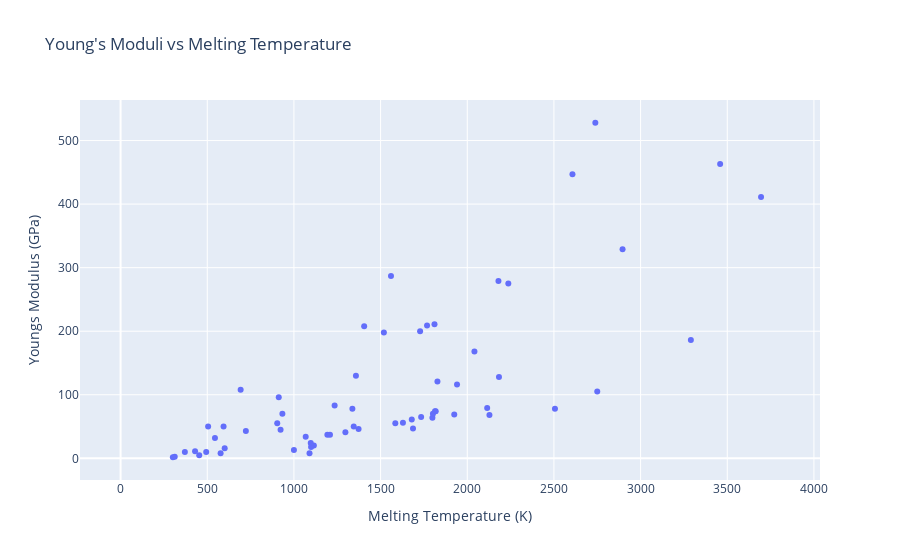

Source (notebook cell):
### Markdown cell above
### 3. Plotting

Finally, we are going to plot the values for the properties in the lists we just created. For this tutorial we will make two scatter plots:

-  Young's Modulus vs Melting Temperature
-  Coefficient of Linear Thermal Expansion vs Melting Temperature

Here are short definitions of these three properties:
-  Melting Temperature: the temperature at which a substance changes from the solid to the liquid state
-  Young's Modulus: a measure of the tensile or compressive stiffness of a solid
-  Coefficient of Linear Thermal Expansion: the fractional change in the size of a material per degree change in temperature

We will be using a Python library called [Plotly](https://plot.ly/python/) to create these plots. This library allows you to create plots that are really interactive and highly customizable. <br>

#### Simple Plot

In this first cell we will import the library components we will use and create a simple plot. On Binder, you may need to execute twice the following cell to display the plot.

### Code cell
import plotly #This is the library import
import plotly.graph_objs as go # This is the graphical object (Think "plt" in Matplotlib)

from plotly.offline import iplot # These lines are necessary to run Plotly in Jupyter Notebooks, but not in a dedicated environment
plotly.offline.init_notebook_mode(connected=True)

# To create a plot, you need a layout and a trace

# The layout gives Plotly the instructions on the background grids, tiles in the plot, 
# axes names, axes ticks, legends, labels, colors on the figure and general formatting.

layout = go.Layout(title = "Young's Moduli vs Melting Temperature",xaxis= dict(title= 'Melting Temperature (K)'), 
                   yaxis= dict(title= 'Youngs Modulus (GPa)'))

# The trace contains a type of plot (In this case, Scatter, but it can be "Bars, Lines, Pie Charts", etc.), 
# the data we want to visualize and the way ("Mode") we want to represent it.

trace = go.Scatter(x = melting_temperature, y = youngs_modulus, mode = 'markers')

# To plot, we create a figure and implement our components in the following way:

data = [trace] # We could include more than just one trace here

fig= go.Figure(data, layout=layout)
iplot(fig)

### Figure 1 — Plotly figure (JSON) as saved in the notebook; plotly's stock layout.template omitted (floating-point values rounded to 4 significant figures)
{"data": [{"mode": "markers", "x": [14.01, 0.95, 453.7, 1560, 2349, 3800, 63.05, 54.8, 53.53, 24.56, 370.9, 923, 933.5, 1687, 317.3, 388.4, 171.6, 83.8, 336.5, 1115, 1814, 1941, 2183, 2180, 1519, 1811, 1768, 1728, 1358.0, 692.7, 302.9, 1211.0, 1090, 494, 265.8, 115.8, 312.5, 1050, 1799, 2128, 2750, 2896, 2430, 2607, 2237, 1828.0, 1235.0, 594.2, 429.8, 505.1, 903.8, 722.7, 386.9, 161.4, 301.6, 1000, 2506, 3290, 3695, 3459, 3306, 2739, 2041.0, 1337.0, 234.3, 577, 600.6, 544.4, 1193, 1068, 1208, 1297, 1373, 1345, 1099, 1585, 1629, 1680, 1734, 1802, 1818, 1097, 1925, 1323, 2115, 1841, 1405.0, 910, 912.5], "y": [null, null, 4.9, 287, null, null, null, null, null, null, 10, 45, 70, 47, null, null, null, null, null, 20, 74, 116, 128, 279, 198, 211, 209, 200, 130, 108, null, null, 8, 10, null, null, 2.4, null, 64, 68, 105, 329, null, 447, 275, 121, 83, 50, 11, 50, 55, 43, null, null, 1.7, 13, 78, 186, 411, 463, null, 528, 168, 78, null, 8, 16, 32, 37, 34, 37, 41, 46, 50, 18, 55, 56, 61, 65, 70, 74, 24, 69, null, 79, null, 208, null, 96], "type": "scatter"}], "layout": {"title": {"text": "Young's Moduli vs Melting Temperature"}, "xaxis": {"title": {"text": "Melting Temperature (K)"}, "type": "linear", "range": [-221.5, 4022.0], "autorange": true}, "yaxis": {"title": {"text": "Youngs Modulus (GPa)"}, "type": "linear", "range": [-41.73, 571.4], "autorange": true}, "autosize": true}}
